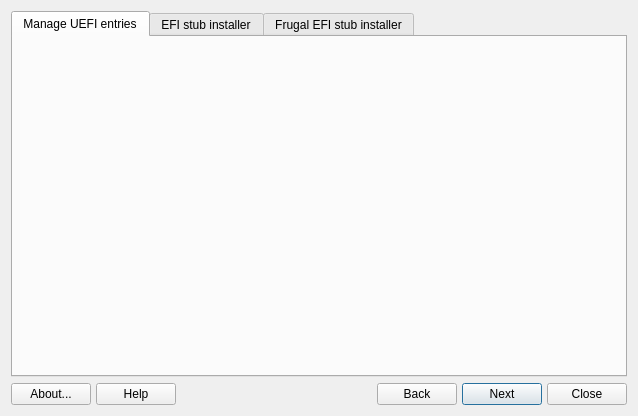
<?xml version='1.0' encoding='utf-8'?>
<ui version="4.0">
    <class>MainWindow</class>
    <widget class="QDialog" name="MainWindow">
        <property name="geometry">
            <rect>
                <x>0</x>
                <y>0</y>
                <width>638</width>
                <height>416</height>
            </rect>
        </property>
        <property name="sizePolicy">
            <sizepolicy hsizetype="Preferred" vsizetype="Preferred">
                <horstretch>0</horstretch>
                <verstretch>0</verstretch>
            </sizepolicy>
        </property>
        <property name="windowTitle">
            <string>UEFI manager</string>
        </property>
        <layout class="QVBoxLayout" name="verticalLayout_2">
            <item>
                <widget class="QTabWidget" name="tabWidget">
                    <property name="sizePolicy">
                        <sizepolicy hsizetype="Expanding" vsizetype="Expanding">
                            <horstretch>0</horstretch>
                            <verstretch>0</verstretch>
                        </sizepolicy>
                    </property>
                    <property name="currentIndex">
                        <number>0</number>
                    </property>
                    <widget class="QWidget" name="tabManageUefi">
                        <attribute name="title">
                            <string>Manage UEFI entries</string>
                        </attribute>
                    </widget>
                    <widget class="QWidget" name="tabStubInstaller">
                        <attribute name="title">
                            <string>EFI stub installer</string>
                        </attribute>
                        <layout class="QVBoxLayout" name="verticalLayout_4">
                            <item>
                                <widget class="QLabel" name="labelStub">
                                    <property name="text">
                                        <string>This option copies the kernel and initrd files to ESP (EFI System Partition) and creates an UEFI entry that allows to boot the installation directly, bypassing GRUB and other bootloaders. To boot using the created UEFI entry, access the UEFI boot selection menu at startup by pressing the appropriate key for your device (e.g., F12, F9, or Esc, depending on the manufacturer).</string>
                                    </property>
                                    <property name="wordWrap">
                                        <bool>true</bool>
                                    </property>
                                </widget>
                            </item>
                            <item>
                                <widget class="QGroupBox" name="groupStub">
                                    <property name="title">
                                        <string>Please select the location of your installation:</string>
                                    </property>
                                    <layout class="QVBoxLayout" name="verticalLayout_5">
                                        <item>
                                            <widget class="QStackedWidget" name="stackedStub">
                                                <property name="currentIndex">
                                                    <number>1</number>
                                                </property>
                                                <widget class="QWidget" name="pageLocationStub" />
                                                <widget class="QWidget" name="pageLocationOptions">
                                                    <layout class="QFormLayout" name="formLayout_4">
                                                        <item row="0" column="0">
                                                            <widget class="QLabel" name="labelDrive2">
                                                                <property name="text">
                                                                    <string>Select drive:</string>
                                                                </property>
                                                            </widget>
                                                        </item>
                                                        <item row="1" column="0">
                                                            <widget class="QLabel" name="labelParition2">
                                                                <property name="text">
                                                                    <string>Select partition:</string>
                                                                </property>
                                                            </widget>
                                                        </item>
                                                        <item row="0" column="1">
                                                            <widget class="QComboBox" name="comboDriveStub">
                                                                <property name="sizePolicy">
                                                                    <sizepolicy hsizetype="Expanding" vsizetype="Fixed">
                                                                        <horstretch>0</horstretch>
                                                                        <verstretch>0</verstretch>
                                                                    </sizepolicy>
                                                                </property>
                                                            </widget>
                                                        </item>
                                                        <item row="1" column="1">
                                                            <widget class="QComboBox" name="comboPartitionStub">
                                                                <property name="sizePolicy">
                                                                    <sizepolicy hsizetype="Expanding" vsizetype="Fixed">
                                                                        <horstretch>0</horstretch>
                                                                        <verstretch>0</verstretch>
                                                                    </sizepolicy>
                                                                </property>
                                                            </widget>
                                                        </item>
                                                        <item row="2" column="1">
                                                            <widget class="QComboBox" name="comboKernel">
                                                                <property name="sizePolicy">
                                                                    <sizepolicy hsizetype="Expanding" vsizetype="Fixed">
                                                                        <horstretch>0</horstretch>
                                                                        <verstretch>0</verstretch>
                                                                    </sizepolicy>
                                                                </property>
                                                            </widget>
                                                        </item>
                                                        <item row="2" column="0">
                                                            <widget class="QLabel" name="labelKernel">
                                                                <property name="text">
                                                                    <string>Kernel to boot:</string>
                                                                </property>
                                                            </widget>
                                                        </item>
                                                        <item row="3" column="0">
                                                            <widget class="QLabel" name="labelKernelOptions">
                                                                <property name="text">
                                                                    <string>Kernel options:</string>
                                                                </property>
                                                            </widget>
                                                        </item>
                                                        <item row="4" column="0">
                                                            <widget class="QLabel" name="labelEntryName">
                                                                <property name="text">
                                                                    <string>UEFI entry name:</string>
                                                                </property>
                                                            </widget>
                                                        </item>
                                                        <item row="3" column="1">
                                                            <widget class="QLineEdit" name="textKernelOptions" />
                                                        </item>
                                                        <item row="4" column="1">
                                                            <widget class="QLineEdit" name="textEntryName" />
                                                        </item>
                                                    </layout>
                                                </widget>
                                            </widget>
                                        </item>
                                    </layout>
                                </widget>
                            </item>
                            <item>
                                <spacer name="verticalSpacer_2">
                                    <property name="orientation">
                                        <enum>Qt::Vertical</enum>
                                    </property>
                                    <property name="sizeType">
                                        <enum>QSizePolicy::Minimum</enum>
                                    </property>
                                    <property name="sizeHint" stdset="0">
                                        <size>
                                            <width>20</width>
                                            <height>20</height>
                                        </size>
                                    </property>
                                </spacer>
                            </item>
                        </layout>
                    </widget>
                    <widget class="QWidget" name="tabFrugal">
                        <attribute name="title">
                            <string>Frugal EFI stub installer</string>
                        </attribute>
                        <layout class="QVBoxLayout" name="verticalLayout_3">
                            <item>
                                <widget class="QLabel" name="labelFrugal">
                                    <property name="text">
                                        <string>This option is meant to create a bootable entry for MX and antiX frugal installation, it creates an EFI boot entry for launching the installation directly, bypassing GRUB and other bootloaders. To boot using the created UEFI entry, access the UEFI boot selection menu at startup by pressing the appropriate key for your device (e.g., F12, F9, or Esc, depending on the manufacturer).</string>
                                    </property>
                                    <property name="wordWrap">
                                        <bool>true</bool>
                                    </property>
                                </widget>
                            </item>
                            <item>
                                <spacer name="verticalSpacer">
                                    <property name="orientation">
                                        <enum>Qt::Vertical</enum>
                                    </property>
                                    <property name="sizeType">
                                        <enum>QSizePolicy::Fixed</enum>
                                    </property>
                                    <property name="sizeHint" stdset="0">
                                        <size>
                                            <width>20</width>
                                            <height>10</height>
                                        </size>
                                    </property>
                                </spacer>
                            </item>
                            <item>
                                <widget class="QGroupBox" name="groupFrugal">
                                    <property name="title">
                                        <string>Please select the location of your installation:</string>
                                    </property>
                                    <layout class="QVBoxLayout" name="verticalLayout">
                                        <item>
                                            <widget class="QStackedWidget" name="stackedFrugal">
                                                <property name="currentIndex">
                                                    <number>1</number>
                                                </property>
                                                <widget class="QWidget" name="pageLocation">
                                                    <layout class="QFormLayout" name="formLayout">
                                                        <item row="0" column="0">
                                                            <widget class="QLabel" name="labelDrive">
                                                                <property name="text">
                                                                    <string>Select drive:</string>
                                                                </property>
                                                            </widget>
                                                        </item>
                                                        <item row="0" column="1">
                                                            <widget class="QComboBox" name="comboDrive">
                                                                <property name="sizePolicy">
                                                                    <sizepolicy hsizetype="Expanding" vsizetype="Fixed">
                                                                        <horstretch>0</horstretch>
                                                                        <verstretch>0</verstretch>
                                                                    </sizepolicy>
                                                                </property>
                                                            </widget>
                                                        </item>
                                                        <item row="1" column="0">
                                                            <widget class="QLabel" name="labelPartition">
                                                                <property name="text">
                                                                    <string>Select partition:</string>
                                                                </property>
                                                            </widget>
                                                        </item>
                                                        <item row="1" column="1">
                                                            <widget class="QComboBox" name="comboPartition">
                                                                <property name="sizePolicy">
                                                                    <sizepolicy hsizetype="Expanding" vsizetype="Fixed">
                                                                        <horstretch>0</horstretch>
                                                                        <verstretch>0</verstretch>
                                                                    </sizepolicy>
                                                                </property>
                                                            </widget>
                                                        </item>
                                                    </layout>
                                                </widget>
                                                <widget class="QWidget" name="pageOption">
                                                    <layout class="QFormLayout" name="formLayout_3">
                                                        <item row="0" column="0">
                                                            <widget class="QLabel" name="labelFrugalMode">
                                                                <property name="text">
                                                                    <string>Frugal mode:</string>
                                                                </property>
                                                            </widget>
                                                        </item>
                                                        <item row="0" column="1">
                                                            <widget class="QComboBox" name="comboFrugalMode">
                                                                <property name="sizePolicy">
                                                                    <sizepolicy hsizetype="Expanding" vsizetype="Fixed">
                                                                        <horstretch>0</horstretch>
                                                                        <verstretch>0</verstretch>
                                                                    </sizepolicy>
                                                                </property>
                                                                <item>
                                                                    <property name="text">
                                                                        <string notr="true">persist_all</string>
                                                                    </property>
                                                                </item>
                                                                <item>
                                                                    <property name="text">
                                                                        <string notr="true">persist_root</string>
                                                                    </property>
                                                                </item>
                                                                <item>
                                                                    <property name="text">
                                                                        <string notr="true">persist_static</string>
                                                                    </property>
                                                                </item>
                                                                <item>
                                                                    <property name="text">
                                                                        <string notr="true">persist_static_root</string>
                                                                    </property>
                                                                </item>
                                                                <item>
                                                                    <property name="text">
                                                                        <string notr="true">persist_home</string>
                                                                    </property>
                                                                </item>
                                                                <item>
                                                                    <property name="text">
                                                                        <string notr="true">frugal_only</string>
                                                                    </property>
                                                                </item>
                                                            </widget>
                                                        </item>
                                                        <item row="1" column="0">
                                                            <widget class="QLabel" name="labelBootOptionsFrugal">
                                                                <property name="text">
                                                                    <string>Boot options:</string>
                                                                </property>
                                                            </widget>
                                                        </item>
                                                        <item row="1" column="1">
                                                            <widget class="QLineEdit" name="textOptionsFrugal">
                                                                <property name="inputMask">
                                                                    <string notr="true" />
                                                                </property>
                                                                <property name="text">
                                                                    <string notr="true" />
                                                                </property>
                                                            </widget>
                                                        </item>
                                                        <item row="2" column="0">
                                                            <widget class="QLabel" name="labelUefiEntryFrugal">
                                                                <property name="text">
                                                                    <string>UEFI entry name:</string>
                                                                </property>
                                                            </widget>
                                                        </item>
                                                        <item row="2" column="1">
                                                            <widget class="QLineEdit" name="textUefiEntryFrugal">
                                                                <property name="text">
                                                                    <string notr="true">MX Linux - frugal</string>
                                                                </property>
                                                            </widget>
                                                        </item>
                                                    </layout>
                                                </widget>
                                            </widget>
                                        </item>
                                        <item>
                                            <spacer name="verticalSpacer_3">
                                                <property name="orientation">
                                                    <enum>Qt::Vertical</enum>
                                                </property>
                                                <property name="sizeType">
                                                    <enum>QSizePolicy::Minimum</enum>
                                                </property>
                                                <property name="sizeHint" stdset="0">
                                                    <size>
                                                        <width>20</width>
                                                        <height>40</height>
                                                    </size>
                                                </property>
                                            </spacer>
                                        </item>
                                    </layout>
                                </widget>
                            </item>
                        </layout>
                    </widget>
                </widget>
            </item>
            <item>
                <layout class="QGridLayout" name="buttonBar" columnstretch="0,0,0,0,0,0,0,0,0">
                    <property name="sizeConstraint">
                        <enum>QLayout::SetDefaultConstraint</enum>
                    </property>
                    <property name="leftMargin">
                        <number>0</number>
                    </property>
                    <property name="topMargin">
                        <number>0</number>
                    </property>
                    <property name="rightMargin">
                        <number>0</number>
                    </property>
                    <property name="bottomMargin">
                        <number>0</number>
                    </property>
                    <property name="spacing">
                        <number>5</number>
                    </property>
                    <item row="0" column="2">
                        <spacer name="horizontalSpacer_2">
                            <property name="orientation">
                                <enum>Qt::Horizontal</enum>
                            </property>
                            <property name="sizeHint" stdset="0">
                                <size>
                                    <width>40</width>
                                    <height>20</height>
                                </size>
                            </property>
                        </spacer>
                    </item>
                    <item row="0" column="0">
                        <widget class="QPushButton" name="pushAbout">
                            <property name="sizePolicy">
                                <sizepolicy hsizetype="Fixed" vsizetype="Preferred">
                                    <horstretch>0</horstretch>
                                    <verstretch>0</verstretch>
                                </sizepolicy>
                            </property>
                            <property name="toolTip">
                                <string>About this application</string>
                            </property>
                            <property name="text">
                                <string>About...</string>
                            </property>
                            <property name="icon">
                                <iconset theme="help-about" />
                            </property>
                            <property name="shortcut">
                                <string>Alt+B</string>
                            </property>
                            <property name="autoDefault">
                                <bool>true</bool>
                            </property>
                        </widget>
                    </item>
                    <item row="0" column="8">
                        <widget class="QPushButton" name="pushCancel">
                            <property name="sizePolicy">
                                <sizepolicy hsizetype="Fixed" vsizetype="Preferred">
                                    <horstretch>0</horstretch>
                                    <verstretch>0</verstretch>
                                </sizepolicy>
                            </property>
                            <property name="toolTip">
                                <string>Quit application</string>
                            </property>
                            <property name="text">
                                <string>Close</string>
                            </property>
                            <property name="icon">
                                <iconset theme="window-close" />
                            </property>
                            <property name="shortcut">
                                <string>Alt+N</string>
                            </property>
                            <property name="autoDefault">
                                <bool>true</bool>
                            </property>
                        </widget>
                    </item>
                    <item row="0" column="1">
                        <widget class="QPushButton" name="pushHelp">
                            <property name="sizePolicy">
                                <sizepolicy hsizetype="Fixed" vsizetype="Preferred">
                                    <horstretch>0</horstretch>
                                    <verstretch>0</verstretch>
                                </sizepolicy>
                            </property>
                            <property name="toolTip">
                                <string>Display help </string>
                            </property>
                            <property name="text">
                                <string>Help</string>
                            </property>
                            <property name="icon">
                                <iconset theme="help-contents" />
                            </property>
                            <property name="shortcut">
                                <string>Alt+H</string>
                            </property>
                        </widget>
                    </item>
                    <item row="0" column="6">
                        <widget class="QPushButton" name="pushNext">
                            <property name="sizePolicy">
                                <sizepolicy hsizetype="Fixed" vsizetype="Preferred">
                                    <horstretch>0</horstretch>
                                    <verstretch>0</verstretch>
                                </sizepolicy>
                            </property>
                            <property name="text">
                                <string>Next</string>
                            </property>
                            <property name="icon">
                                <iconset theme="go-next" />
                            </property>
                            <property name="shortcut">
                                <string />
                            </property>
                            <property name="autoDefault">
                                <bool>true</bool>
                            </property>
                            <property name="default">
                                <bool>true</bool>
                            </property>
                        </widget>
                    </item>
                    <item row="0" column="4">
                        <spacer name="horizontalSpacer">
                            <property name="orientation">
                                <enum>Qt::Horizontal</enum>
                            </property>
                            <property name="sizeHint" stdset="0">
                                <size>
                                    <width>40</width>
                                    <height>20</height>
                                </size>
                            </property>
                        </spacer>
                    </item>
                    <item row="0" column="5">
                        <widget class="QPushButton" name="pushBack">
                            <property name="sizePolicy">
                                <sizepolicy hsizetype="Fixed" vsizetype="Preferred">
                                    <horstretch>0</horstretch>
                                    <verstretch>0</verstretch>
                                </sizepolicy>
                            </property>
                            <property name="text">
                                <string>Back</string>
                            </property>
                            <property name="icon">
                                <iconset theme="go-previous" />
                            </property>
                        </widget>
                    </item>
                    <item row="0" column="3">
                        <widget class="QLabel" name="label">
                            <property name="maximumSize">
                                <size>
                                    <width>32</width>
                                    <height>32</height>
                                </size>
                            </property>
                            <property name="text">
                                <string notr="true" />
                            </property>
                            <property name="pixmap">
                                <pixmap resource="images.qrc">:/icons/images/logo.svg</pixmap>
                            </property>
                            <property name="scaledContents">
                                <bool>true</bool>
                            </property>
                        </widget>
                    </item>
                </layout>
            </item>
        </layout>
    </widget>
    <resources>
        <include location="images.qrc" />
    </resources>
    <connections />
</ui>
